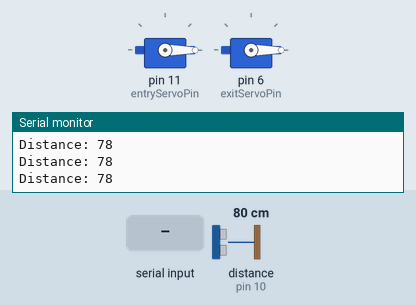
Bench run of a sketch on a simulated Arduino Uno, built with avr-gcc and run on an emulated ATmega328P. Shown: 2 × servo, the last lines printed to the serial monitor. Wiring (inferred from the names in the program): ultrasonic range finder: trigger pin 9; echo pin 10. Inputs (shaded band) come from the test bench; at power-on: distance to the obstacle (sensor on pin 10) 80 cm. The echo pulse lasts 58.3 µs per cm.

Above: at 1.7 s.
1.8 s: distance to the obstacle (sensor on pin 10) set to 7 cm
3.6 s: distance to the obstacle (sensor on pin 10) set to 4 cm
At 5.34 s:
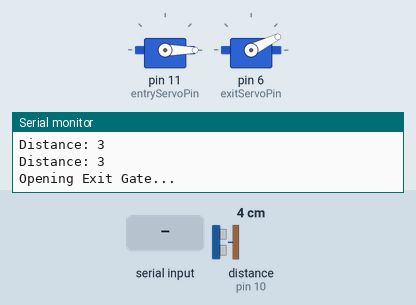
6.6 s: "O" received over Serial
At 8.05 s:
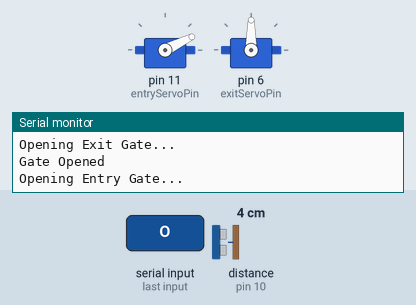
9.6 s: "C" received over Serial
At 13.3 s:
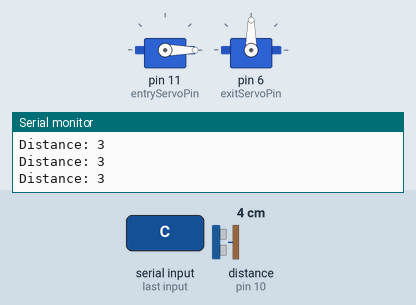
Timing chart, 0 to 13.6 s (numbered marks = the images above; inputs shaded):
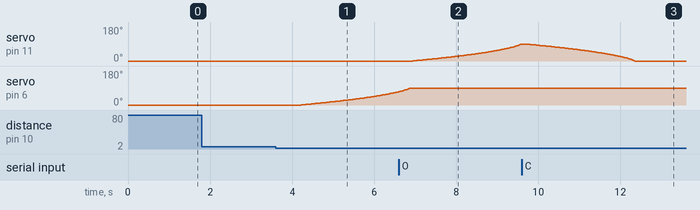

The sketch:

gate_control.ino
```cpp
#include <Servo.h>

// Define pins for ultrasonic sensor
const int trigPin = 9;
const int echoPin = 10;

// Define pins for servo motors
const int entryServoPin = 11;
const int exitServoPin = 6;

// Define servo objects
Servo entryGateServo;
Servo exitGateServo;

// Define gate open and close positions
const int gateOpenAngle = 90; // Angle when gate is open
const int gateCloseAngle = 0; // Angle when gate is closed

// Define detection range (in cm)
const int detectionRange = 4;

// Timing variables
unsigned long objectDisappearTime = 0; // Time when the object is no longer detected
const unsigned long closeDelay = 4000; // Close gate 4 seconds after object disappears
bool isExitGateOpen = false;

// Entry gate state variables
bool isEntryGateOpen = false;
bool entryGateMoving = false;          // Indicates if the entry gate is currently moving
int entryTargetAngle = gateCloseAngle; // Target angle for the entry gate

// Exit gate state variables
bool exitGateMoving = false;          // Indicates if the exit gate is currently moving
int exitTargetAngle = gateCloseAngle; // Target angle for the exit gate

// Ultrasonic sensor debounce variables
const unsigned long debounceTime = 500; // Time to wait for consistent detection
unsigned long lastDetectionTime = 0;
bool objectDetected = false;

void setup()
{
  Serial.begin(9600); // Initialize serial communication

  // Setup ultrasonic sensor pins
  pinMode(trigPin, OUTPUT);
  pinMode(echoPin, INPUT);

  // Attach servos
  entryGateServo.attach(entryServoPin);
  exitGateServo.attach(exitServoPin);

  // Initialize gates to closed position
  entryGateServo.write(gateCloseAngle);
  exitGateServo.write(gateCloseAngle);
  delay(500); // Allow time for the servos to reach the closed position

  Serial.println("Gate Control System Ready");
}

void loop()
{
  // Check for serial commands (entry gate)
  if (Serial.available() > 0)
  {
    char command = Serial.read();

    if (command == 'O' && !entryGateMoving)
    { // Open entry gate
      entryTargetAngle = gateOpenAngle;
      isEntryGateOpen = true;
      Serial.println("Opening Entry Gate...");
    }
    else if (command == 'C' && !entryGateMoving)
    { // Close entry gate
      entryTargetAngle = gateCloseAngle;
      isEntryGateOpen = false;
      Serial.println("Closing Entry Gate...");
    }
  }

  // Smoothly move the entry gate towards the target angle
  if (!entryGateMoving)
  {
    moveGateSmoothly(entryGateServo, entryTargetAngle, entryGateMoving);
  }

  // Control exit gate based on ultrasonic sensor
  int distance = getFilteredDistance(); // Get stable distance measurement

  Serial.print("Distance: ");
  Serial.println(distance);

  // Check if an object is detected within range
  if (distance <= detectionRange)
  {
    if (!objectDetected)
    {
      objectDetected = true;
      lastDetectionTime = millis(); // Record the time of detection
    }
    else if (millis() - lastDetectionTime >= debounceTime && !isExitGateOpen && !exitGateMoving)
    {
      // Object consistently detected, open the gate
      exitTargetAngle = gateOpenAngle;
      isExitGateOpen = true;
      Serial.println("Opening Exit Gate...");
    }
    objectDisappearTime = millis(); // Reset the disappear timer as long as the object is detected
  }
  else
  {
    if (objectDetected)
    {
      objectDetected = false;         // Object no longer detected
      objectDisappearTime = millis(); // Record the time when the object disappeared
    }
  }

  // Close the gate 4 seconds after the object disappears
  if (isExitGateOpen && !objectDetected && millis() - objectDisappearTime >= closeDelay && !exitGateMoving)
  {
    exitTargetAngle = gateCloseAngle;
    isExitGateOpen = false;
    Serial.println("Closing Exit Gate...");
  }

  // Smoothly move the exit gate towards the target angle
  if (!exitGateMoving)
  {
    moveGateSmoothly(exitGateServo, exitTargetAngle, exitGateMoving);
  }

  delay(10); // Small delay to stabilize loop
}

// Function to smoothly move a gate
void moveGateSmoothly(Servo &gateServo, int targetAngle, bool &gateMoving)
{
  int currentAngle = gateServo.read();

  if (currentAngle != targetAngle)
  {
    gateMoving = true; // Mark the gate as moving

    // Calculate the direction of movement
    int direction = (targetAngle > currentAngle) ? 1 : -1;

    // Move the servo in small steps
    for (int angle = currentAngle; angle != targetAngle; angle += direction)
    {
      // Ensure we don't overshoot the target angle
      if ((direction == 1 && angle > targetAngle) || (direction == -1 && angle < targetAngle))
      {
        angle = targetAngle;
      }

      // Write the new angle to the servo
      gateServo.write(angle);

      // Dynamic delay for smoother motion (ease-in, ease-out)
      int distanceToTarget = abs(targetAngle - angle);
      int delayTime = map(distanceToTarget, 0, abs(targetAngle - currentAngle), 10, 50);
      delay(delayTime);
    }

    // Ensure the servo reaches the exact target angle
    gateServo.write(targetAngle);
    delay(10);

    gateMoving = false; // Mark the gate as stopped

    // Print the current state of the gate
    if (targetAngle == gateOpenAngle)
    {
      Serial.println("Gate Opened");
    }
    else
    {
      Serial.println("Gate Closed");
    }
  }
}

// Function to measure distance with ultrasonic sensor (using a moving average)
int getFilteredDistance()
{
  const int numReadings = 5; // Number of samples for smoothing
  int total = 0;

  for (int i = 0; i < numReadings; i++)
  {
    total += measureDistance();
    delay(10); // Short delay between readings
  }

  return total / numReadings; // Return the average distance
}

// Function to measure distance using ultrasonic sensor
int measureDistance()
{
  digitalWrite(trigPin, LOW);
  delayMicroseconds(2);
  digitalWrite(trigPin, HIGH);
  delayMicroseconds(10);
  digitalWrite(trigPin, LOW);

  long duration = pulseIn(echoPin, HIGH);
  return duration * 0.034 / 2; // Convert time to distance (cm)
}
```

Measured:
- the behaviour switches between 6 and 5 cm on distance to the obstacle (sensor on pin 10) (found by bisection; images 0 and 1)
- after the input at 3.6 s, servo on pin 6 (exitServoPin): moves from 0° to 70° over 2.4 s, starting after 0.63 s
- after the input at 6.6 s, servo on pin 11 (entryServoPin): moves from 0° to 90° over 2.6 s, starting after 0.34 s
- after the input at 9.6 s, servo on pin 11 (entryServoPin): moves from 90° to 0° over 2.6 s, starting after 0.11 s
